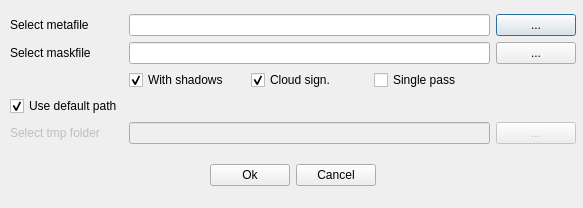
<?xml version="1.0" encoding="UTF-8"?>
<ui version="4.0">
 <class>Dialog</class>
 <widget class="QDialog" name="Dialog">
  <property name="geometry">
   <rect>
    <x>0</x>
    <y>0</y>
    <width>583</width>
    <height>208</height>
   </rect>
  </property>
  <property name="windowTitle">
   <string>Acca Plugin</string>
  </property>
  <widget class="QWidget" name="gridLayoutWidget">
   <property name="geometry">
    <rect>
     <x>10</x>
     <y>0</y>
     <width>566</width>
     <height>201</height>
    </rect>
   </property>
   <layout class="QGridLayout" name="gridLayout">
    <item row="0" column="0">
     <layout class="QVBoxLayout" name="verticalLayout">
      <item>
       <layout class="QGridLayout" name="gridLayout_2">
        <item row="0" column="0">
         <widget class="QLabel" name="lblMetafile">
          <property name="text">
           <string>Select metafile</string>
          </property>
         </widget>
        </item>
        <item row="1" column="0">
         <widget class="QLabel" name="lblMaskfile">
          <property name="text">
           <string>Select maskfile</string>
          </property>
         </widget>
        </item>
        <item row="0" column="1">
         <widget class="QLineEdit" name="txtMetafile"/>
        </item>
        <item row="1" column="1">
         <widget class="QLineEdit" name="txtMaskfile"/>
        </item>
        <item row="0" column="2">
         <widget class="QPushButton" name="btnOpenMetafile">
          <property name="text">
           <string>...</string>
          </property>
         </widget>
        </item>
        <item row="1" column="2">
         <widget class="QPushButton" name="btnOpenMaskfile">
          <property name="text">
           <string>...</string>
          </property>
         </widget>
        </item>
        <item row="3" column="0">
         <widget class="QCheckBox" name="chkDefault">
          <property name="text">
           <string>Use default path</string>
          </property>
          <property name="checked">
           <bool>true</bool>
          </property>
          <property name="tristate">
           <bool>false</bool>
          </property>
         </widget>
        </item>
        <item row="4" column="0">
         <widget class="QLabel" name="lblTmpfolder">
          <property name="enabled">
           <bool>false</bool>
          </property>
          <property name="text">
           <string>Select tmp folder</string>
          </property>
         </widget>
        </item>
        <item row="4" column="1">
         <widget class="QLineEdit" name="txtTmpfolder">
          <property name="enabled">
           <bool>false</bool>
          </property>
         </widget>
        </item>
        <item row="4" column="2">
         <widget class="QPushButton" name="btnOpenTmpfolder">
          <property name="enabled">
           <bool>false</bool>
          </property>
          <property name="text">
           <string>...</string>
          </property>
         </widget>
        </item>
        <item row="2" column="1">
         <layout class="QHBoxLayout" name="horizontalLayout_2">
          <item>
           <widget class="QCheckBox" name="chkShadows">
            <property name="text">
             <string>With shadows</string>
            </property>
            <property name="checked">
             <bool>true</bool>
            </property>
           </widget>
          </item>
          <item>
           <widget class="QCheckBox" name="chkCloud">
            <property name="text">
             <string>Cloud sign.</string>
            </property>
            <property name="checked">
             <bool>true</bool>
            </property>
           </widget>
          </item>
          <item>
           <widget class="QCheckBox" name="chkPass">
            <property name="text">
             <string>Single pass</string>
            </property>
           </widget>
          </item>
         </layout>
        </item>
       </layout>
      </item>
     </layout>
    </item>
    <item row="1" column="0">
     <layout class="QVBoxLayout" name="verticalLayout_2">
      <item>
       <layout class="QGridLayout" name="gridLayout_4">
        <item row="0" column="1">
         <widget class="QPushButton" name="btnOk">
          <property name="text">
           <string>Ok</string>
          </property>
         </widget>
        </item>
        <item row="0" column="2">
         <widget class="QPushButton" name="btnCancel">
          <property name="text">
           <string>Cancel</string>
          </property>
         </widget>
        </item>
        <item row="0" column="0">
         <spacer name="horizontalSpacer">
          <property name="orientation">
           <enum>Qt::Horizontal</enum>
          </property>
          <property name="sizeHint" stdset="0">
           <size>
            <width>40</width>
            <height>20</height>
           </size>
          </property>
         </spacer>
        </item>
        <item row="0" column="3">
         <spacer name="horizontalSpacer_2">
          <property name="orientation">
           <enum>Qt::Horizontal</enum>
          </property>
          <property name="sizeHint" stdset="0">
           <size>
            <width>40</width>
            <height>20</height>
           </size>
          </property>
         </spacer>
        </item>
       </layout>
      </item>
     </layout>
    </item>
   </layout>
  </widget>
 </widget>
 <tabstops>
  <tabstop>txtMetafile</tabstop>
  <tabstop>btnOpenMetafile</tabstop>
  <tabstop>txtMaskfile</tabstop>
  <tabstop>btnOpenMaskfile</tabstop>
  <tabstop>chkDefault</tabstop>
  <tabstop>txtTmpfolder</tabstop>
  <tabstop>btnOpenTmpfolder</tabstop>
  <tabstop>btnOk</tabstop>
  <tabstop>btnCancel</tabstop>
 </tabstops>
 <resources/>
 <connections/>
</ui>
